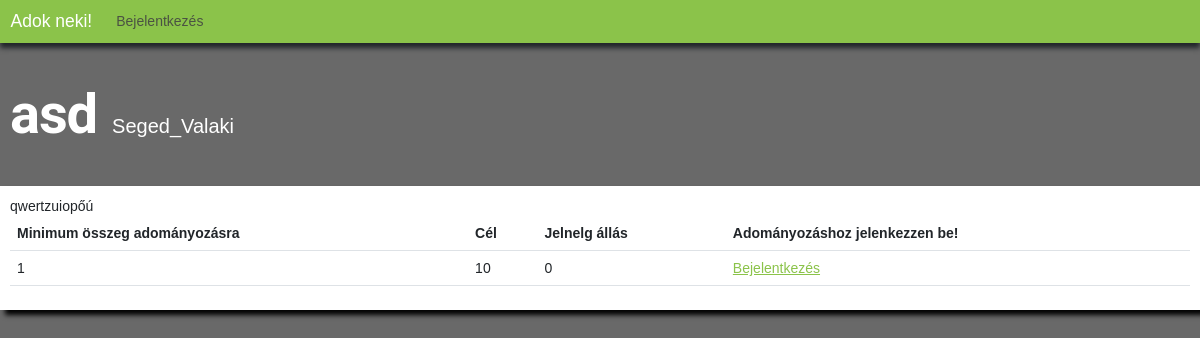
/gyujtes/12/, run on the app's committed database.
### app/models.py (models this page shows, shortened)
class gyujtes(models.Model):
    publikalo = models.ForeignKey(
        settings.AUTH_USER_MODEL, on_delete=models.CASCADE)
    cim = models.CharField(max_length=255)
    leiras = models.TextField()
    promocios = models.BooleanField(default=False)
    minAr = models.IntegerField(null=False)
    cel = models.IntegerField()
    jelenleg = models.IntegerField(default=0)
    datumIdo_UTC = models.DateTimeField(default=timezone.now())
    celDatum = models.DateTimeField(null=True)
    class Meta:
        ordering = ["id"]

### app/views.py (the view)
def gyujtesReszlet(request, gyujtesID):
    print(f"gyujtesReszlet pramétere: {gyujtesID}")
    gyujtesID = gyujtesID
    print(f"gyujtesReszlet paramétere utólag: {gyujtesID}")
    gyujtesReszletek = gyujtes.objects.get(id=gyujtesID)
    if request.method == "POST":
        fizetesElbiralasa = fizetesForm(request.POST)
        if fizetesElbiralasa.is_valid():
            fizetendo = fizetesElbiralasa.cleaned_data["osszeg"]
            print(fizetendo)
            megjegyzes = fizetesElbiralasa.cleaned_data["megjegyzes"]
            print(megjegyzes)
            sikeresFizetes = False
            adomanyozoFelh = felhasznalo.objects.get(becenev=request.user.id)
            gyujtesTargy = gyujtes.objects.get(id=gyujtesID)
            if adomanyozoFelh.egyenleg >= fizetendo and gyujtesTargy.minAr <= fizetendo:
                sikeresFizetes = True
                print(sikeresFizetes)
                adomanyozoFelh.egyenleg -= fizetendo
                gyujtesTargy.jelenleg += fizetendo
                adomanyGyujto = felhasznalo.objects.get(
                    becenev=gyujtesTargy.publikalo_id)
                adomanyGyujto.egyenleg += fizetendo
                gyujtesTargy.save()
                adomanyozoFelh.save()
                adomanyGyujto.save()
                fizetesMentes = fizetes.objects.create(ki=adomanyozoFelh.becenev, gyujtesnek=gyujtes.objects.get(
                    id=gyujtesID), mennyit=fizetendo, megjegyzes=megjegyzes)
                fizetesMentes.save()
                sikeresFizetes = True
                return redirect("home")
            else:
                sikeresFizetes = False
                return HttpResponse("A vásárlásod sikertelen! Előfordulhat nem volt elég egyenleged vagy a minimumnél kevesebbet adományoztál! Lépj vissza é Próbált újra!")
    else:
        fizetesElbiralasa = fizetesForm(request.POST)
    elerteCel_EXT(gyujtesReszletek.id)
    return render(request, "templates/app/gyujtesReszlet.html", {"cim": "Adok neki! - "+gyujtesReszletek.cim, "gyujtesReszletek": gyujtesReszletek, "form": fizetesElbiralasa})

### app/views.py (called while the page is built)
def elerteCel_EXT(cel):
    print("elérte e gyűjtés a célját?")
    gyujtesEll = gyujtes.objects.get(id=cel)
    if gyujtesEll.cel <= gyujtesEll.jelenleg:
        print("Igen")
        jelenlegiDatum = timezone.now()
        gyujtesEll.celDatum = jelenlegiDatum
        gyujtesEll.save()
    else:
        print("Nem")

### app/templates/app/gyujtesReszlet.html
{% extends "templates/app/layout/layout_nav.html" %}
{% block content %}
<div id="koszonto">
    <h1 id="oldalcim">{{gyujtesReszletek.cim}}</h1>
    <span id="bejelentkezettFelh">{{gyujtesReszletek.publikalo}}</span>
</div>
{% if user.is_authenticated %}
<a href=""></a>
<div id="doboz">
    <div id="leiras">
        <span>{{gyujtesReszletek.leiras}}</span>
    </div>
    <table id="reszletTabla" class="table">
        <thead>
            <th scope="col">Minimum összeg adományozásra</th>
            <th scope="col">Cél</th>
            <th scope="col">Jelnelg állás</th>
        </thead>
        <tbody>
            <tr>
                <td scope="row">{{gyujtesReszletek.minAr}}</td>
                <td scope="row">{{gyujtesReszletek.cel}}</td>
                <td scope="row">{{gyujtesReszletek.jelenleg}}</td>
            </tr>
        </tbody>
    </table>
    <h3 id="fizetes">Fizetés</h3>
    <div>
        <table class="table">
            <form action="" method="post">
                {% csrf_token%}
                {{form.as_table}}
                <tr>
                    <td scope="row">Készen áll? Ne felejtse, sem nekünk sem gyűjtőnek nem álljogában a vissza utalás!
                    </td>
                    <td><input type="submit" value="Fizetés" class="mdl-button mdl-js-button mdl-button--raised"></td>
                </tr>
            </form>
        </table>
    </div>
</div>
{% else %}
<div id="doboz">
    <div id="leiras">
        <span>{{gyujtesReszletek.leiras}}</span>
    </div>
    <table id="reszletTabla" class="table">
        <thead>
            <th scope="col">Minimum összeg adományozásra</th>
            <th scope="col">Cél</th>
            <th scope="col">Jelnelg állás</th>
            <th scope="col">Adományozáshoz jelenkezzen be!</th>
        </thead>
        <tbody>
            <tr>
                <td scope="row">{{gyujtesReszletek.minAr}}</td>
                <td scope="row">{{gyujtesReszletek.cel}}</td>
                <td scope="row">{{gyujtesReszletek.jelenleg}}</td>
                <td scope="row"><a href="{% url 'bejelentkezes' %}"">Bejelentkezés</a></td>
            </tr>
        </tbody>
    </table>
</div>
{% endif %}
{% endblock %}

### app/static/app/main_style.css (style rules this page uses)
body { background-color: #696969; }
#oldalcim { color: white; font-weight: 700; padding: 10px; }
#doboz { background-color: white; padding: 10px; box-shadow: 5px 5px 5px black; }
table { width: -moz-available }
a { color: #8bc34a; }
#koszonto { display: flex; align-content: center; align-items: baseline; flex-direction: row; }
#bejelentkezettFelh { color: white; font-size: 20px; padding: 0 0 0 5px; }

### data on the page
gyujtes: cim "asd", publikalo "Seged_Valaki", leiras "qwertzuiopőú", minAr "1", cel "10", jelenleg "0"
